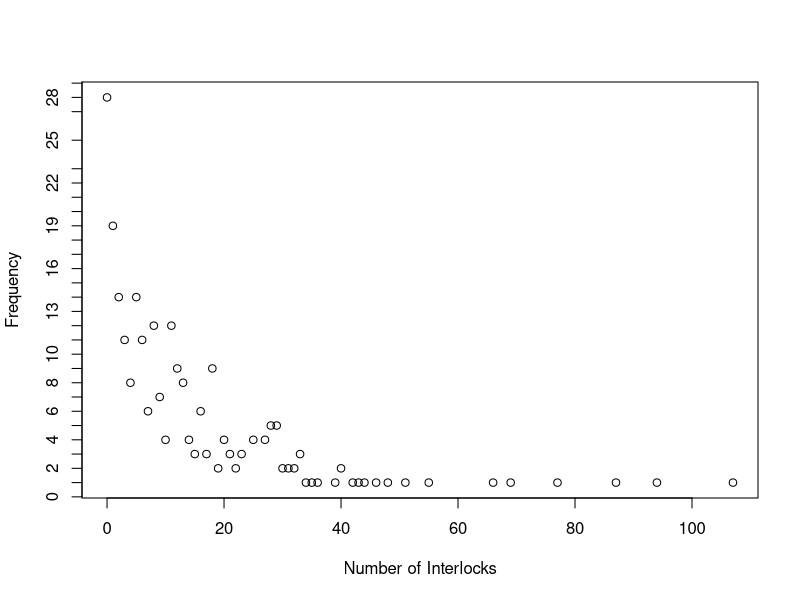
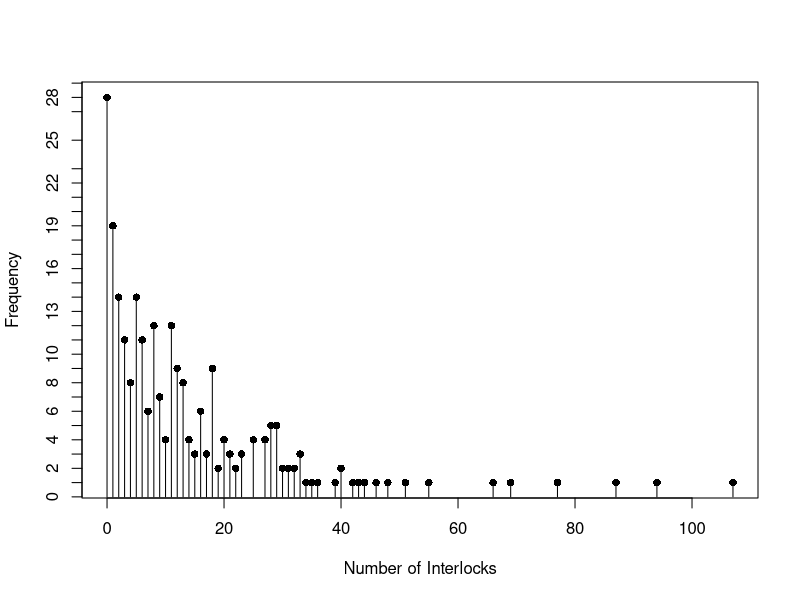
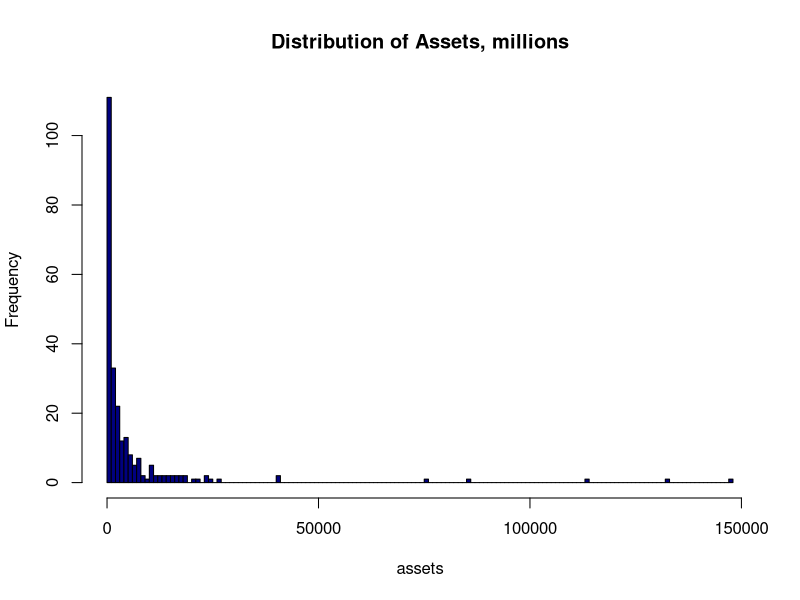
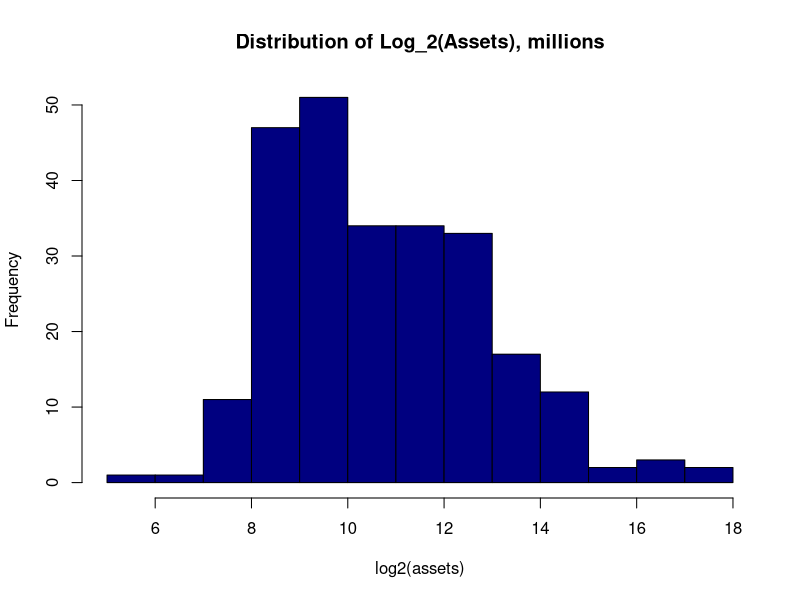
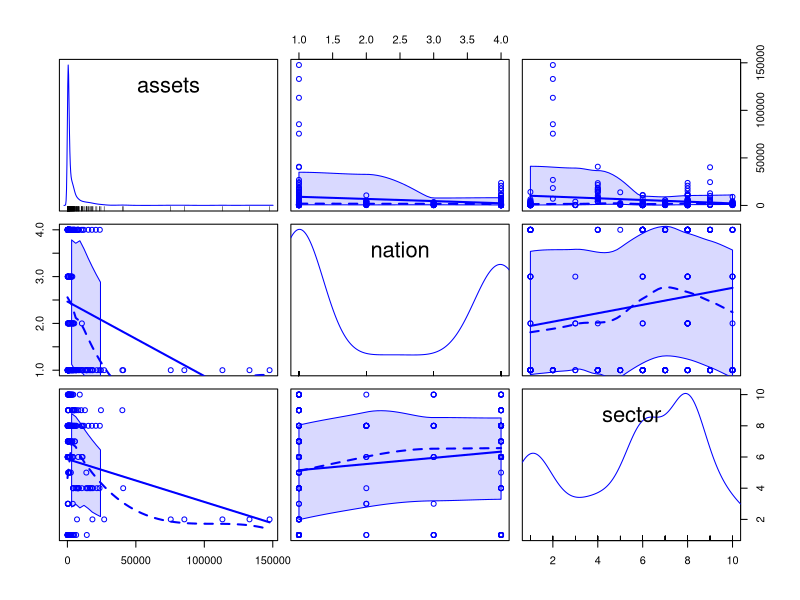
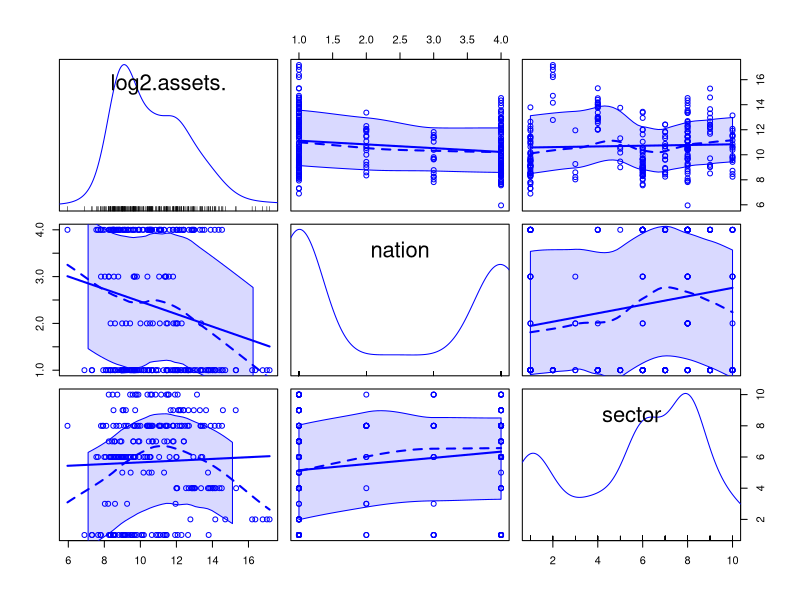
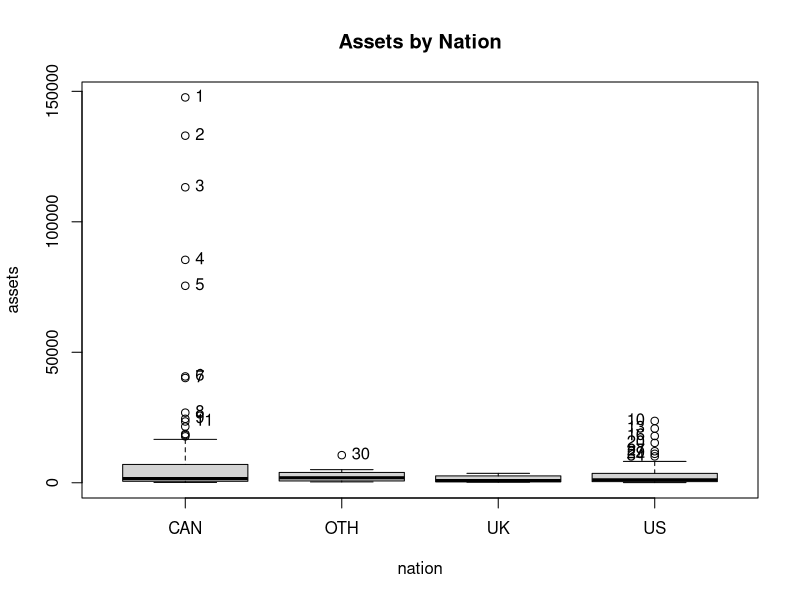
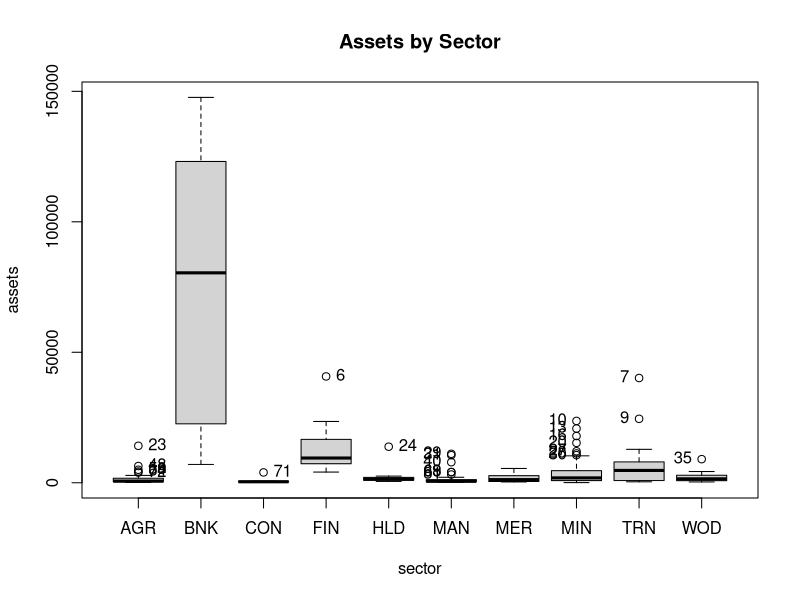

R code for these plots, in order:
## ---- chunk 1
knitr::opts_chunk$set(echo = TRUE)
library(car)      # Ornstein dataset, Anova, residualPlots
library(effects)  # diagnostic plots for Poisson model
library(Hmisc)    # describe function
## ---- chunk 2
# list the top 10 observations in the dataset
head(Ornstein, 10)

# summary statistics about the dataset
summary(Ornstein)
describe(Ornstein)  #more verbose summary stats

# show mean value of interlocks per nation|sector
round(with(Ornstein, tapply(interlocks, nation, mean)), 1)
round(with(Ornstein, tapply(interlocks, sector, mean)), 1)
## ---- chunk 3
# Frequency distribution of the interlocks
tab <- xtabs(~interlocks, data=Ornstein)
str(tab)      # this view is less useful for a table
class(tab)    # check class (so we know what methods and attributes are available)
names(tab)    # variable names
nrow(tab)
tab

# Record the distinct values of the interlocks
x <- as.numeric(names(tab))  # xtabs stored these as char variables

# Scatter plot of data
plot(x, tab, xlab='Number of Interlocks', ylab='Frequency')

# Bar plot of frequencies
plot(x, tab, type='h',  xlab='Number of Interlocks', ylab='Frequency')
points(x, tab, pch=16)  # decorate top of bars with a point
## ---- chunk 4
# Histogram (untransformed)
with(Ornstein, hist(assets, breaks='FD', col='navy', main='Distribution of Assets, millions'))
## ---- chunk 5
# Histogram (log2 transformed)
with(Ornstein, hist(log2(assets), breaks='FD', col='navy', main='Distribution of Log_2(Assets), millions'))

## ---- chunk 6
# scatterplot matrices to look at variable correlations
scatterplotMatrix(~assets + nation + sector, data=Ornstein)
scatterplotMatrix(~log2(assets) + nation + sector, data=Ornstein)
## ---- chunk 7
Boxplot(assets ~ nation, data=Ornstein, main='Assets by Nation')
Boxplot(assets ~ sector, data=Ornstein, main='Assets by Sector')
## ---- chunk 8
summary(Ornstein$assets)
(pctile95 <- quantile(Ornstein$assets, 0.95))

Boxplot(assets[assets<pctile95] ~ nation[assets<pctile95], data=Ornstein, main='Assets by Nation (Assets < ~$20B)')
Boxplot(assets[sector!='BNK'] ~ sector[sector!='BNK'], data=Ornstein, main='Assets by Sector (Excluding Banking)')

## ---- chunk 9
poisson_fit <- glm(interlocks ~ log2(assets) + nation + sector, family=poisson(link=log), data=Ornstein)
summary(poisson_fit)
## ---- chunk 10
resid_dev <- with(poisson_fit, cbind(resid_deviance = deviance, df = df.residual,
                                     p = pchisq(deviance, df.residual, lower.tail = FALSE)))
round(resid_dev, 4)
## ---- chunk 11
# Create frequency table
with(Ornstein, table(nation, sector))
## ---- chunk 12
Anova(poisson_fit)
## ---- chunk 13
exp(coef(poisson_fit))
## ---- chunk 14
plot(allEffects(poisson_fit, default.levels=50))
## ---- chunk 15
residualPlots(poisson_fit, layout=c(2,2))
## ---- chunk 16
influenceIndexPlot(poisson_fit, vars = "Cook")
influenceIndexPlot(poisson_fit, vars = "hat")
